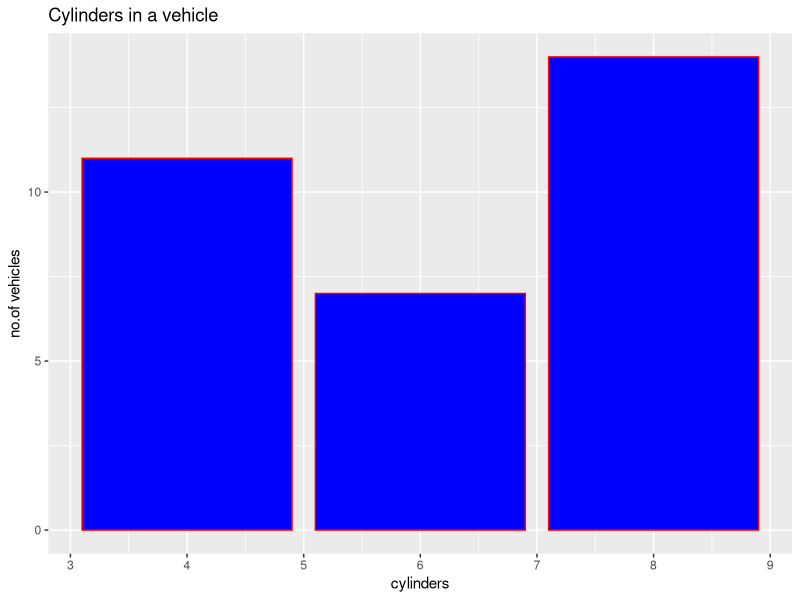
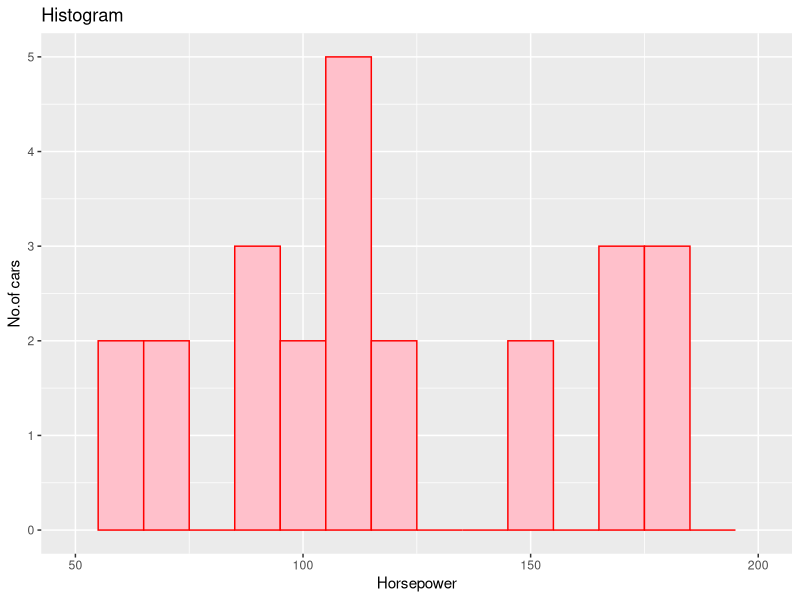
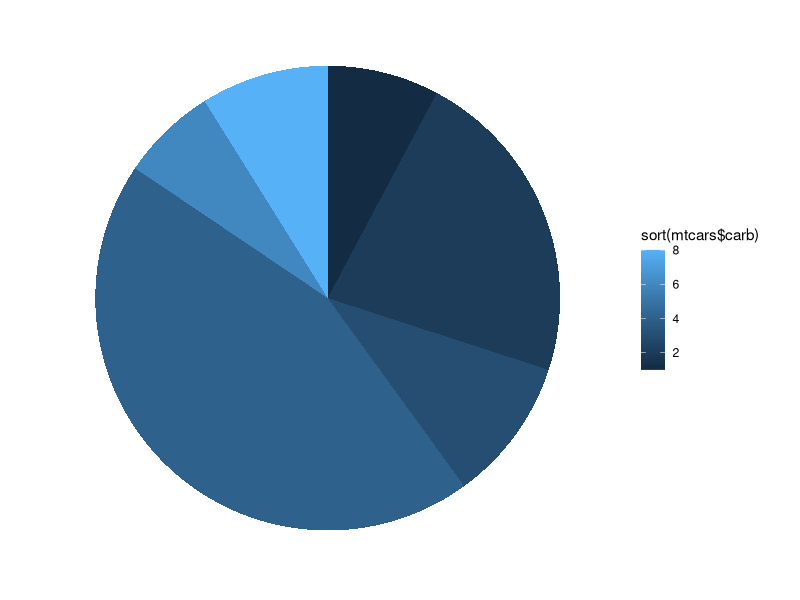

The R source for these figures, in order:
  library(ggplot2)
  #bar graph
  qplot(mtcars$cyl,geom="bar",fill=I("blue"),colour=I("red"),xlab="cylinders",ylab="no.of vehicles",main="Cylinders in a vehicle",binwidth=1)
  #histogram
  qplot(mtcars$hp,geom="histogram",colour=I("red"),fill=I("pink"),xlab="Horsepower",ylab="No.of cars",main="Histogram",binwidth=10,alpha=I(27),xlim = c(50,200))
  #pie chart
  #stack bar plot(vertical)
  piec <- ggplot(mtcars,aes(x=0.5,y=sort(mtcars$carb),fill=sort(mtcars$carb))) + geom_bar(stat="identity") 
  #to make stack bar plot a pie chart
  piec<- piec + coord_polar(theta='y')
  # to clear the texts
  piec<- piec + theme(axis.line = element_blank()
                      , axis.text.x = element_blank()
                      , axis.text.y = element_blank()
                      , axis.ticks = element_blank()
                      , axis.title = element_blank()
                      , panel.background = element_blank())+labs(y="carbulator")
  print(piec)